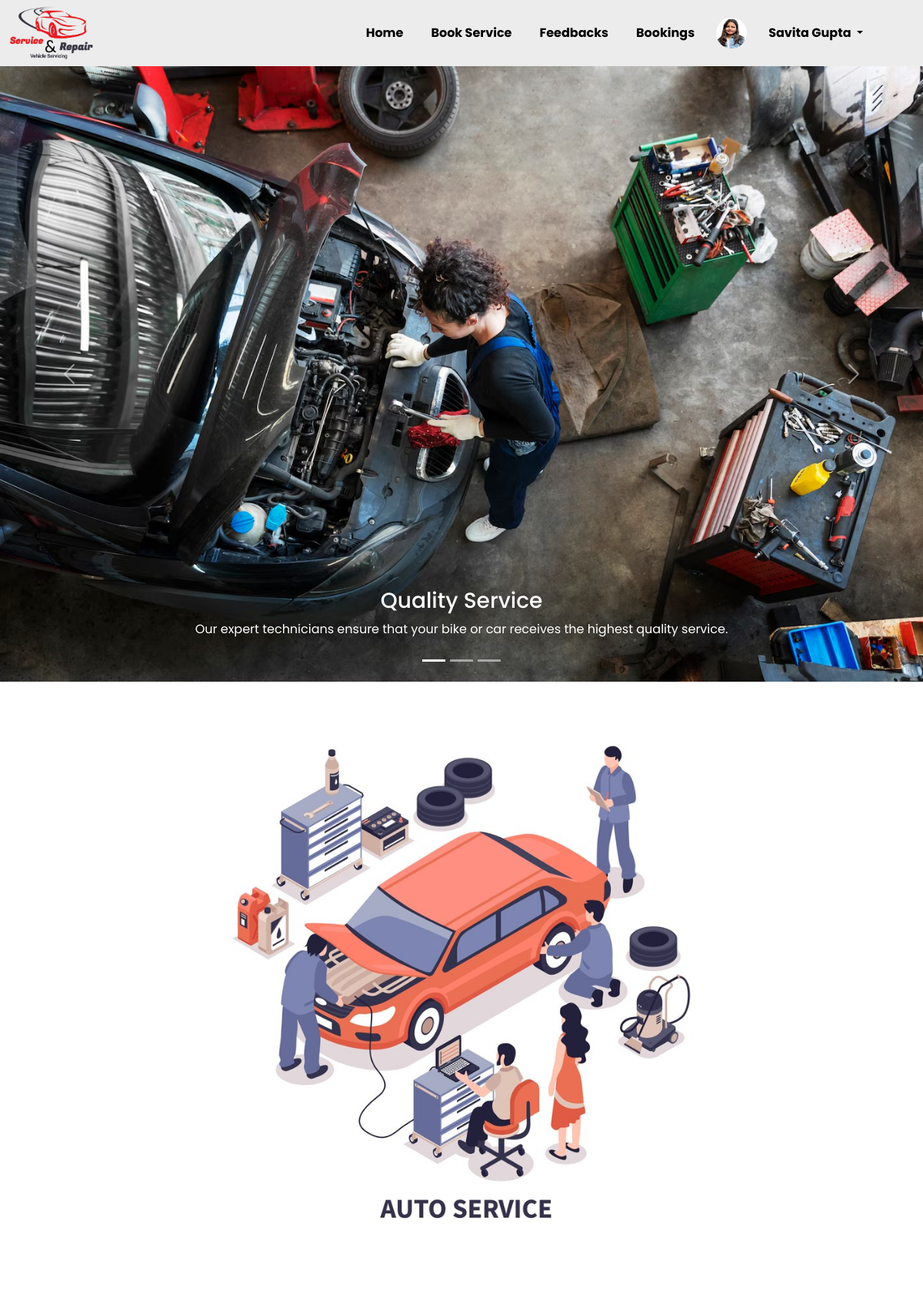
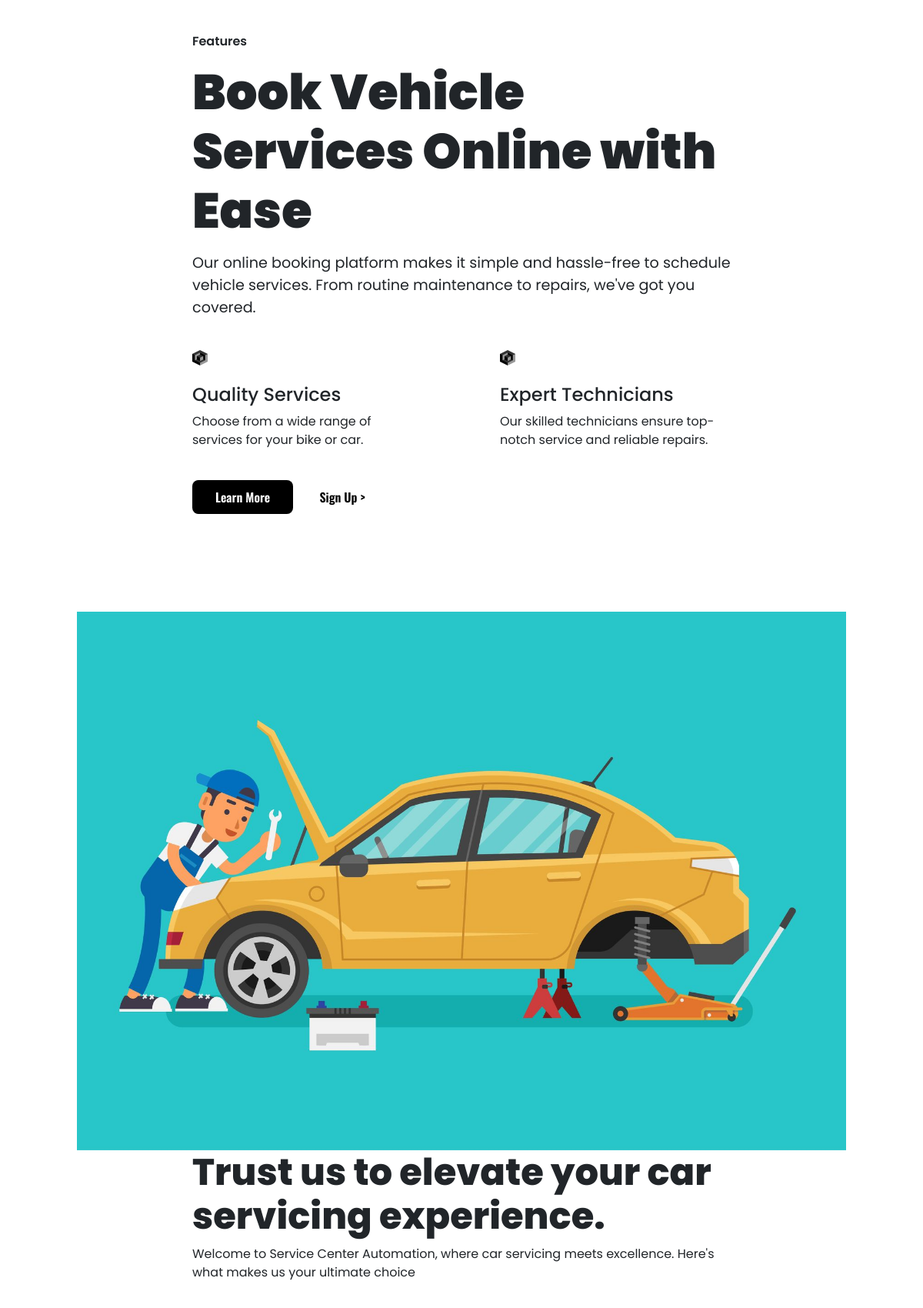
/ (signed in, upper part), run on the app's committed database (2 pictures, top to bottom).
### sca_app/models.py (models this page shows)
class User(models.Model):
    phone = models.CharField(max_length=13, primary_key=True)
    password = models.CharField(max_length=32)
    name = models.CharField(max_length=50)
    pic = models.FileField(max_length=100, upload_to='Userpics/')
    email = models.CharField(max_length=50)
    address = models.TextField()

### sca_app/views.py (the view)
# urls.py: path('', home, name = 'home'),
def home(request):
    key = request.session.get('session_key')
    feedback = Feedback.objects.all()
    user = None
    if key:
        try:
            user = User.objects.get(phone=key)
            return render(request, 'html/home.html', {'user':user, 'feedback':feedback})
        except:
            user = AdminMod.objects.get(aid=key)
            return render(request, 'html/home.html', {'user':user,'feedback':feedback})
    else:
        return render(request, 'html/home.html', {'feedback':feedback})

### sca_app/templates/html/home.html (shortened to what this page needs)
{%extends 'html/main.html'%}
{%block content%}
{%load static%}
<div id="carouselExampleCaptions" class="carousel slide">
  <div class="carousel-indicators">
    <button type="button" data-bs-target="#carouselExampleCaptions" data-bs-slide-to="0" class="active"
      aria-current="true" aria-label="Slide 1"></button>
    <button type="button" data-bs-target="#carouselExampleCaptions" data-bs-slide-to="1" aria-label="Slide 2"></button>
    <button type="button" data-bs-target="#carouselExampleCaptions" data-bs-slide-to="2" aria-label="Slide 3"></button>
  </div>
  <div class="carousel-inner">
    <div class="carousel-item active">
      <img style="height: 800px;" src="{%static 'images/1.avif'%}" class="d-block w-100" alt="...">
      <div class="carousel-caption d-none d-md-block">
        <h3>Quality Service</h3>
        <p>Our expert technicians ensure that your bike or car receives the highest quality service.</p>
      </div>
    </div>
  </div>
  <button class="carousel-control-prev" type="button" data-bs-target="#carouselExampleCaptions" data-bs-slide="prev">
    <span class="carousel-control-prev-icon" aria-hidden="true"></span>
  </button>
  <button class="carousel-control-next" type="button" data-bs-target="#carouselExampleCaptions" data-bs-slide="next">
    <span class="carousel-control-next-icon" aria-hidden="true"></span>
  </button>
</div>
<section id="feature">
  <div class="dc" style="gap: 10vw; flex-wrap: wrap-reverse !important;">
    <div style="max-width: 700px;">
      <p style="font-weight: 600;">Features</p>
      <h1 style="font-size: 4rem; font-weight: 900;">Book Vehicle Services Online with Ease</h1>
      <p class="mt-3" style="font-size: larger;">Our online booking platform makes it simple and hassle-free to schedule
        vehicle services. From routine maintenance to repairs, we've got you covered.</p>
      <div style="display: flex; justify-content: space-between;">
        <div style="max-width: 300px">
          <img class="my-4" id="cube" src="{%static 'images/cube.png'%}" alt="">
          <h4>Quality Services</h4>
          <p>Choose from a wide range of services for your bike or car.</p>
        </div>
        <div style="max-width: 300px;">
          <img class="my-4" id="cube" src="{%static 'images/cube.png'%}" alt="">
          <h4>Expert Technicians</h4>
          <p>Our skilled technicians ensure top-notch service and reliable repairs.</p>
        </div>
      </div>
      <button class="btna mt-4" onclick="window.location.href='#about';">Learn More</button>
      <button class="btnb mt-4" style="border: none !important;"
        onclick="window.location.href='{%url 'register'%}';">Sign Up ></button>
    </div>
    <div id="featureimg"></div>
  </div>
</section>
<section id="car">
  <div class="dc" style="justify-content: space-evenly !important; padding: 0;">
    <div id="carimg"></div>
    <div style="width: 700px;">
      <h1 style="font-size: 3rem; font-weight: 800;">Trust us to elevate your car servicing experience.
      </h1>
      <p>Welcome to Service Center Automation, where car servicing meets excellence. Here's what makes us your ultimate
        choice</p>
    </div>
  </div>
</section>
{%endblock%}

### sca_app/templates/common/header.html (shortened to what this page needs)
{%load static%}
<nav class="navbar navbar-expand-lg navbar " style="background-color: rgb(236, 236, 236);">
    <div class="container-fluid">
      <img class="m-0 p-0" src="{%static 'images/5521.png'%}" style="height: 70px; width:110px" alt="">
      <div class="collapse navbar-collapse" id="navbarSupportedContent">
        <ul class="navbar-nav ms-auto mb-2 mb-lg-0">
          {%if user.ad%}
          <li class="nav-item">
            <a class="nav-link" aria-current="page" href="{%url 'home'%}">Home</a>
          </li>
          <li class="nav-item">
            <a class="nav-link" href="{%url 'adminhome'%}">Bookings</a>
          </li>
          {%else%}
          <li class="nav-item">
            <a class="nav-link" aria-current="page" href="{%url 'home'%}">Home</a>
          </li>
          <li class="nav-item">
            <a class="nav-link" href="{%url 'companies'%}">Book Service</a>
          </li>
          <li class="nav-item">
            <a class="nav-link" href="{%url 'feedbacks'%}">Feedbacks</a>
          </li>
          {%endif%}
          {% if request.session.session_key %}
          {%if user.ad%}
          <li class="nav-item">
            <a class="nav-link" href="{%url 'pcom'%}">Pending Companies</a>
          </li>
          {%else%}
          <li class="nav-item">
            <a class="nav-link" href="{%url 'bookings'%}">Bookings</a>
          </li>
          {%endif%}
        </ul>
      </div>
      {%if user.pic%}
      <img style="height: 40px; width: 40px; border-radius: 50%; margin: 0 10px;" src="{{user.pic.url}}" alt="">
      {%else%}
      <img src="{%static 'images/xyz.png'%}" style="height: 40px; width: 40px; border-radius: 50%; margin: 0 10px;" alt="">
      {%endif%}
          <ul class="navbar-nav me-5">
            <li class="nav-item dropdown">
                <a class="nav-link dropdown-toggle" href="#" id="navbarDropdown" role="button" data-toggle="dropdown" data-bs-toggle="dropdown" aria-haspopup="true" aria-expanded="false">
                    {{user.name}}
                </a>
              </li>
          </ul>
      {%endif%}
    </div>
  </nav>

### sca_app/static/css/style.css (style rules this page uses)
* { margin: 0; padding: 0; box-sizing: border-box; font-family: 'Poppins', sans-serif; }
.dc { display: flex; justify-content: center; align-items: center; padding: 0 5vw; flex-wrap: wrap; width: 100%; }
.nav-item::before, .nav-item::after { content: ''; border-radius: 1rem; position: absolute; width: 0%; height: 2px; bottom: 0; background-color: rgb(255, 24, 55); transition: width 0.3s ease; }
.nav-item::before { left: 0; }
.nav-item::after { right: 0; }
#feature { margin-bottom: 50px; padding: 3vw; width: 100%; min-height: 700px; }
#featureimg { width: 700px; height: 700px; background-image: url(../images/a.jpg); background-size: cover; background-position: right; }
#cube { height: 20px; width: 20px; }
#car { margin-bottom: 50px; padding: 3vw; width: 100%; min-height: 700px; }
#carimg { width: 1000px; height: 700px; background-image: url(../images/car.jpg); background-size: cover; background-position: center; }

### sca_app/templates/common/header.html (style rules this page uses)
a { color:rgb(0, 0, 0) !important; font-weight: bolder !important; }

### sca_app/templates/common/footer.html (style rules this page uses)
a { text-decoration: none !important; }

### data on the page
User: pic (picture), name "Savita Gupta"
